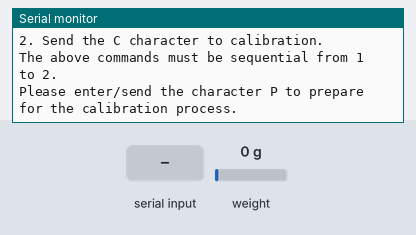
Bench run of a sketch on a simulated ESP32. Parts: the last lines printed to the serial monitor. Inputs (shaded band) come from the test bench; at power-on: weight on the scale 0 g. EEPROM starts erased.

Above: at 9.8 s.
9.9 s: "P" received over Serial
At 17.6 s:
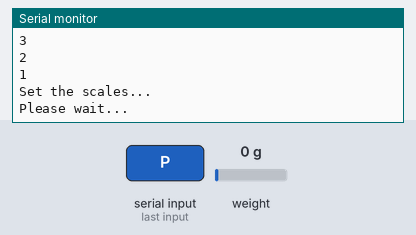
24.1 s: "C" received over Serial
At 27.1 s:
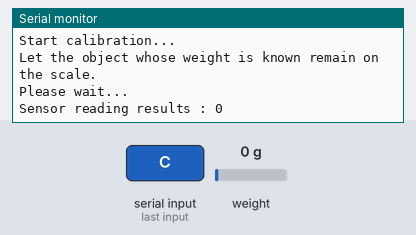
Timing chart, 0 to 28.6 s (numbered marks = the images above; inputs shaded):
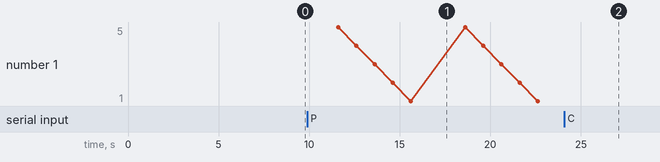

Measured:
- after the input at 9.9 s, the serial monitor: prints a new line after 0.71 s (image 1)
- after the input at 24.1 s, the serial monitor: prints a new line after 0.52 s (image 2)

The sketch:

HX_calibration.ino
```cpp
#include "HX711.h"
#include <Preferences.h>

#define LOADCELL_DOUT_PIN 5
#define LOADCELL_SCK_PIN 18
#define weight_of_object_for_calibration 500

long sensor_Reading_Results;
float CALIBRATION_FACTOR;
int weight_In_g;
int LOAD_CALIBRATION_FACTOR = 0;

HX711 LOADCELL_HX711;

Preferences preferences;

void setup() {
  Serial.begin(115200);
  Serial.println();
  delay(2000);

  Serial.println("Setup...");
  delay(1000);

  preferences.begin("CF", false);
  delay(100);

  Serial.println();
  Serial.println("Do not place any object or weight on the scale.");
  delay(1000);

  Serial.println();
  Serial.println("LOADCELL_HX711 begin.");
  LOADCELL_HX711.begin(LOADCELL_DOUT_PIN, LOADCELL_SCK_PIN);
  delay(500);

  Serial.println();
  Serial.print("CALIBRATION_FACTOR : ");
  Serial.println(LOAD_CALIBRATION_FACTOR);
  delay(2000);
  Serial.println();

  Serial.println("Setup finish.");
  delay(1000);

  Serial.println();
  Serial.println("Sequence of commands for the calibration process :");
  Serial.println("1. Send the P character to prepare for the calibration process.");
  Serial.println("2. Send the C character to calibration.");
  Serial.println("The above commands must be sequential from 1 to 2.");
  delay(1000);
  Serial.println();
  Serial.println("Please enter/send the character P to prepare for the calibration process.");
}

void loop() {
  if(Serial.available()) {
    char inChar = (char)Serial.read();
    Serial.println();
    Serial.print("Received characters : ");
    Serial.println(inChar);

    if (inChar == 'P') {
      delay(1000);
      if (LOADCELL_HX711.is_ready()) {
        Serial.println();
        Serial.println("Do not place any object or weight on the scale.");
        Serial.println("Please wait...");

        for (byte i = 5; i > 0; i--) {
          Serial.println(i);
          delay(1000);
        }

        LOADCELL_HX711.set_scale();
        Serial.println();
        Serial.println("Set the scales...");
        Serial.println("Please wait...");
        delay(1000);

        LOADCELL_HX711.tare();
        Serial.println();
        Serial.println("Please place an object whose weight is known on the scale.");
        Serial.flush();

        for (byte i = 5; i > 0; i--) {
          Serial.println(i);
          delay(1000);
        }

        Serial.println();
        Serial.println("Please enter/send the character C for calibration.");
      } else {
        Serial.println("HX711 not found.");
      }
    }

    if (inChar == 'C') {
      if (LOADCELL_HX711.is_ready()) {
        Serial.println();
        Serial.println("Start calibration...");
        Serial.println("Let the object whose weight is known remain on the scale.");
        Serial.println("Please wait...");
        Serial.println();

        for (byte i = 0; i < 5; i++) {
          sensor_Reading_Results = LOADCELL_HX711.get_units(10);
          Serial.print("Sensor reading results : ");
          Serial.println(sensor_Reading_Results);
          delay(1000);
        }

        CALIBRATION_FACTOR = sensor_Reading_Results / weight_of_object_for_calibration;

        Serial.println();
        Serial.println("Save calibration values to flash memory.");
        preferences.putFloat("CFVal", CALIBRATION_FACTOR);
        delay(500);

        Serial.println();
        Serial.println("Load calibration values from flash memory.");
        float LOAD_CALIBRATION_FACTOR;
        LOAD_CALIBRATION_FACTOR = preferences.getFloat("CFVal", 0);
        delay(500);

        Serial.println();
        Serial.println("Set the scale with the CALIBRATION_FACTOR value.");
        LOADCELL_HX711.set_scale(LOAD_CALIBRATION_FACTOR);
        delay(500);

        Serial.println();
        Serial.print("CALIBRATION_FACTOR : ");
        Serial.println(LOAD_CALIBRATION_FACTOR);
        delay(2000);

        Serial.println();
        Serial.println("Calibration complete.");
        Serial.println();
        Serial.println("If you want to recalibrate, please enter/send the character P.");
        Serial.println();
        Serial.println("The scales are ready to use.");
        Serial.println();
        delay(2000);
      } else {
        Serial.println("HX711 not found.");
      }
    }
  }

  delay(1000);
}
```
